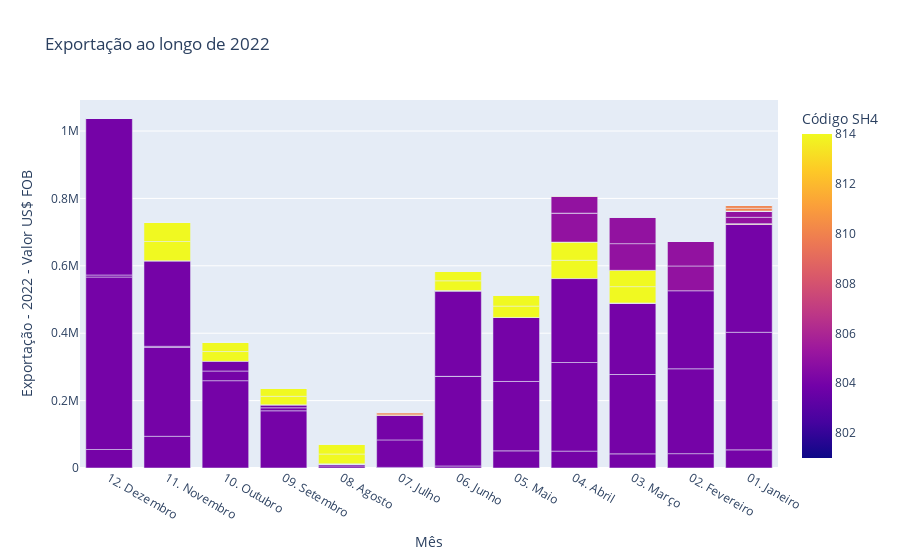

Notebook code cell kept with this figure:
### Code cell
fig = px.bar(df, x=df['Mês'], y=df['Exportação - 2022 - Valor US$ FOB'], title='Exportação ao longo de 2022', color=df["Código SH4"])

# Mostrando o gráfico 
fig.show()

### Figure 1 — Plotly figure (JSON) as saved in the notebook; plotly's stock layout.template omitted (floating-point values rounded to 4 significant figures; data arrays with more than 128 entries replaced by an {"elided": "..."} marker saying what was removed)
{"data": [{"alignmentgroup": "True", "hovertemplate": "Mês=%{x}<br>Exportação - 2022 - Valor US$ FOB=%{y}<br>Código SH4=%{marker.color}<extra></extra>", "legendgroup": "", "marker": {"color": {"elided": "312 int values"}, "coloraxis": "coloraxis", "pattern": {"shape": ""}}, "name": "", "offsetgroup": "", "orientation": "v", "showlegend": false, "textposition": "auto", "type": "bar", "x": {"elided": "312 str values"}, "xaxis": "x", "y": {"elided": "312 int values"}, "yaxis": "y"}], "layout": {"barmode": "relative", "coloraxis": {"colorbar": {"title": {"text": "Código SH4"}}, "colorscale": [[0, "#0d0887"], [0.1111, "#46039f"], [0.2222, "#7201a8"], [0.3333, "#9c179e"], [0.4444, "#bd3786"], [0.5556, "#d8576b"], [0.6667, "#ed7953"], [0.7778, "#fb9f3a"], [0.8889, "#fdca26"], [1, "#f0f921"]]}, "legend": {"tracegroupgap": 0}, "title": {"text": "Exportação ao longo de 2022"}, "xaxis": {"anchor": "y", "domain": [0, 1], "title": {"text": "Mês"}}, "yaxis": {"anchor": "x", "domain": [0, 1], "title": {"text": "Exportação - 2022 - Valor US$ FOB"}}}}
